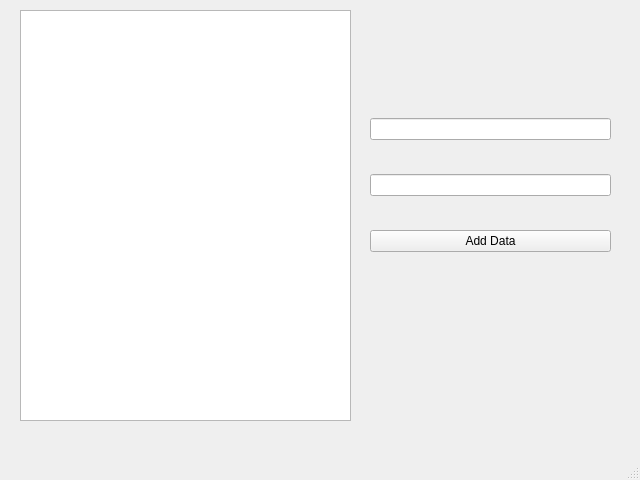
<?xml version="1.0" encoding="UTF-8"?>
<ui version="4.0">
 <class>MainWindow</class>
 <widget class="QMainWindow" name="MainWindow">
  <property name="geometry">
   <rect>
    <x>0</x>
    <y>0</y>
    <width>640</width>
    <height>480</height>
   </rect>
  </property>
  <property name="windowTitle">
   <string>MainWindow</string>
  </property>
  <widget class="QWidget" name="centralwidget">
   <widget class="QTableWidget" name="tableWidget">
    <property name="geometry">
     <rect>
      <x>20</x>
      <y>10</y>
      <width>331</width>
      <height>411</height>
     </rect>
    </property>
   </widget>
   <widget class="QWidget" name="">
    <property name="geometry">
     <rect>
      <x>370</x>
      <y>90</y>
      <width>241</width>
      <height>191</height>
     </rect>
    </property>
    <layout class="QVBoxLayout" name="verticalLayout">
     <item>
      <widget class="QLineEdit" name="CityLine"/>
     </item>
     <item>
      <widget class="QLineEdit" name="PlateLine"/>
     </item>
     <item>
      <widget class="QPushButton" name="BtnAdd">
       <property name="text">
        <string>Add Data</string>
       </property>
      </widget>
     </item>
    </layout>
   </widget>
  </widget>
  <widget class="QMenuBar" name="menubar">
   <property name="geometry">
    <rect>
     <x>0</x>
     <y>0</y>
     <width>640</width>
     <height>22</height>
    </rect>
   </property>
  </widget>
  <widget class="QStatusBar" name="statusbar"/>
 </widget>
 <resources/>
 <connections/>
</ui>
